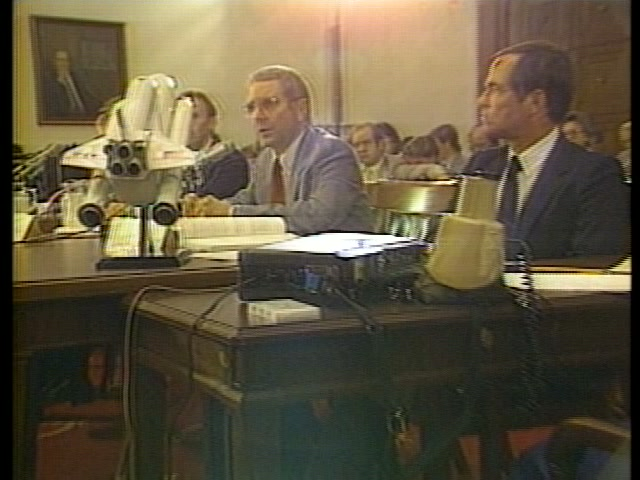
#> input picture ref/ep11/commission_testimony.jpg, 640 x 480 px
$ python -i surfside_slides.py   (imports and definitions only)
#> lines starting #> are read from the running program, lines starting #| are printed output that depends on the picture
#> further down, picture is the input picture: PIL image 640x480 RGB; mean R, G, B 97.3, 87.2, 64.7
# -*- coding: utf-8 -*-
"""surfside_slides.py — 技術的知見（77分・4K）のスライドを**機械で数える**（2026-09-04）。

■ なぜ要るか
    ②素材の残りに「NIST 技術的知見のPDF／スライドの図版の点数と解像度」がある。
    実測の結果、**PDF も PPT も公開されていない**（NIST の刊行物検索・記事・調査ページの全部で0本）。
    出どころは **77.3分・3840x2160 の解説動画そのもの**しかない。
    → 動画からコマを抜いて、**別々のスライドが何枚あるか／そのうち図版を載せた枚が何枚か**を数える。

■ ⚠️ なぜ目で数えないか
    枚数が3桁ある。全部を見ると画像の費用が枚数の2乗で効く（共通ルール 鉄則1）。
    **機械で数え、正しく数えられているかだけを少数の見取り図で検算する。**

■ 測り方
    1. 一定間隔でコマを抜く（ffmpeg の範囲取得。落とさない）
    2. 同じスライドの連続を **差分ハッシュ（dHash）** でまとめる ＝ 別々のスライドの枚数
    🔴 3. 中身（図版か文字か）は**判定しない**。画素の量では決まらないと実測で分かった
       （`measure()` の説明を読むこと）。割合は目視の系統標本で数える

■ 使い方
    python tools/surfside_slides.py grab --every 25      # コマを抜く（時間がかかる）
    python tools/surfside_slides.py count                # 数える
    python tools/surfside_slides.py sheet --pick 12      # 検算用の見取り図
"""
from __future__ import annotations

import argparse
import json
import subprocess
import sys
from pathlib import Path

from PIL import Image, ImageDraw

# [2 lines not run here, left out]

HERE = Path(__file__).parent.parent
DIR = HERE / "analytics" / "materials" / "surfside"
FRAMES = DIR / "slides"
TITLE = "NCST Champlain Towers South Investigation | Technical Findings"

# 本文域＝上の見出し帯（約13%）を除いた部分。帯は全スライド共通なので入れると差が出ない
BODY_TOP = 0.13


# [42 lines left out: functions video_row, cmd_grab, dhash, not called in this run]


def measure(im: Image.Image) -> dict:
    """🔴 **この道具は「図版あり／文字だけ」を判定しない。**（2026-09-04 に2回外した）

    ① `ink`（白でも黒でもない画素の割合）＋色数で分けようとした
       → 断面図（車と柱番号だけの線図）は白地が多く `ink=0.07` で「文字だけ」に落ち、
         話者の顔は `ink=0.94` で「図版あり」に上がった。**両方向に外れた。**
    ② 「白い本文域があればスライド」に変えた
       → **3Dモデルのスライドは背景が黒**なので「話者」に落ちた。**また外れた。**

    ＝ **図版かどうかは画素の量では決まらない。** 数だけ機械で出し、
    　 中身の割合は**目視の系統標本**で数える（→ FINDINGS.md）。
    """
    w, h = im.size
#> w = 640; h = 480
    body = im.crop((0, int(h * BODY_TOP), w, h)).convert("RGB")
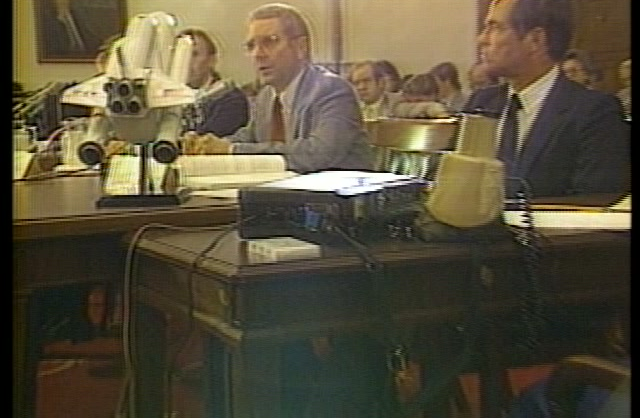
#> body: PIL image 640x418 RGB; mean R, G, B 87.9, 79.8, 59
    small = body.resize((240, max(1, int(240 * body.size[1] / body.size[0]))), Image.LANCZOS)
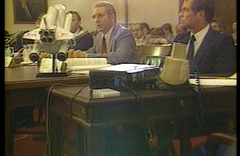
#> small: PIL image 240x156 RGB; mean R, G, B 87.9, 79.7, 59
    px = list(small.getdata())
#> px = 37440 items
    n = len(px)
#> n = 37440
    ink = white = 0
    for r, g, b in px:
        mx, mn = max(r, g, b), min(r, g, b)
        if mn > 232:
            white += 1
        elif mx >= 42:
            ink += 1
#> this loop made 37440 passes
#> (r, g, b, mx, mn) on passes 1 to 12: (0, 1, 0, 1, 0), (0, 0, 0, 0, 0), (1, 2, 1, 2, 1), (0, 0, 0, 0, 0), (36, 32, 13, 36, 13), (117, 104, 56, 117, 56), (127, 110, 43, 127, 43), (140, 121, 43, 140, 43), (142, 123, 43, 142, 43), (147, 130, 53, 147, 53), (148, 133, 70, 148, 70), (148, 133, 79, 148, 79)
#> (mx, mn) on passes 61 to 66: (196, 126), (195, 126), (194, 126), (194, 128), (196, 130), (196, 131)
#> after the loop, ink = 30414; white = 192
    colors = len(small.quantize(colors=64).convert("RGB").getcolors(65536) or [])
#> colors = 64
    return {"ink": round(ink / n, 4), "white": round(white / n, 4), "colors": colors}


# [68 lines left out: functions cmd_count, cmd_sheet, main, not called in this run]


# [2 lines not run here, left out]

>>> from PIL import Image
>>> picture = Image.open('../ref/ep11/commission_testimony.jpg')
>>> result = measure(picture)
#> result = {'ink': 0.812, 'white': 0.0051, 'colors': 64}

$ run again, on ref/ep11/commission_hearing_2.jpg
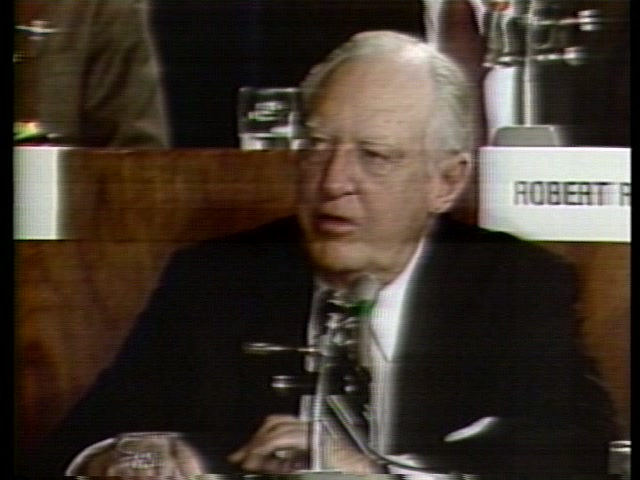
#> input picture ref/ep11/commission_hearing_2.jpg, 640 x 480 px
#> picture is the input picture: PIL image 640x480 RGB; mean R, G, B 65.5, 54.9, 44.9
#> in measure, `body = im.crop((0, int(h * BODY_TOP), w, h)).convert("RGB")`:
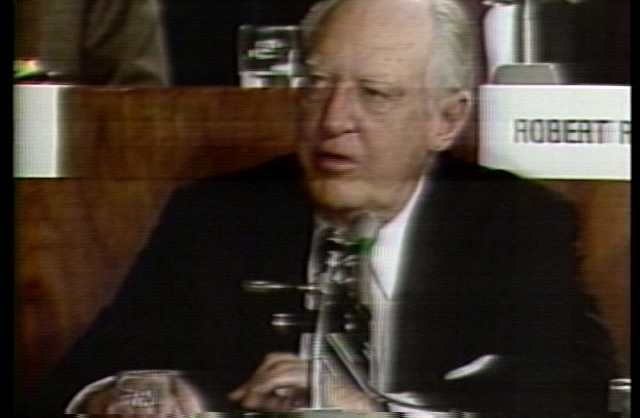
#> body: PIL image 640x418 RGB; mean R, G, B 67.3, 56.2, 46.1
#> px = 37440 items
#> n = 37440
#> the loop in measure, `for r, g, b in px:` made 37440 passes
#> (r, g, b, mx, mn) on passes 1 to 8: (0, 1, 0, 1, 0), (0, 1, 0, 1, 0), (0, 0, 0, 0, 0), (0, 0, 0, 0, 0), (2, 5, 0, 5, 0), (20, 19, 1, 20, 1), (17, 12, 0, 17, 0), (20, 12, 0, 20, 0)
#> after the loop in measure, `for r, g, b in px:`: ink = 20177; white = 130
#> colors = 64
#> result = {'ink': 0.539, 'white': 0.0035, 'colors': 64}
